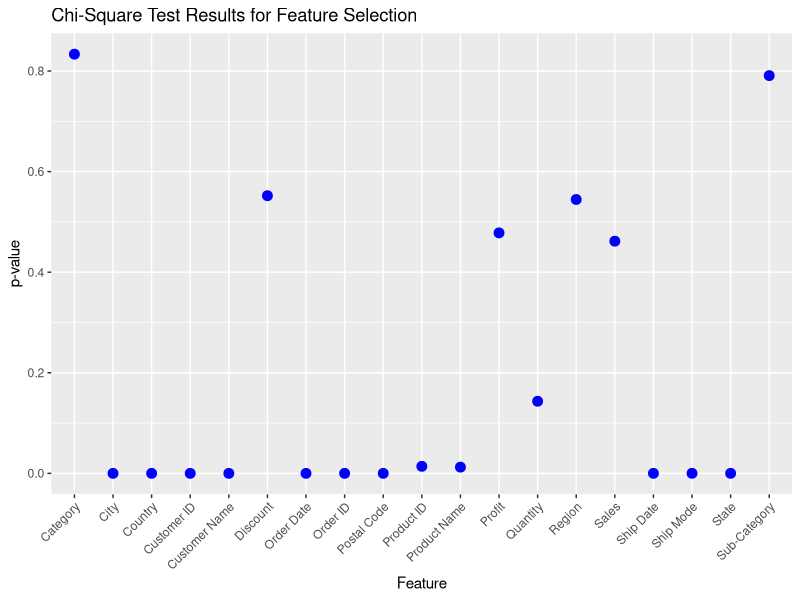
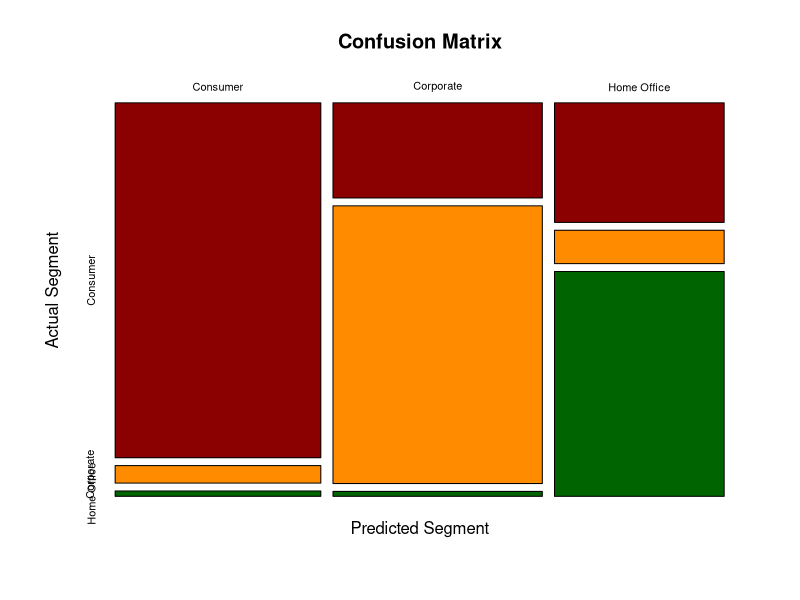

Generate these figures, in order, with R:
# Section I: Discovery ====

# Package to read xls
library(dplyr)
library("readxl")
library(e1071)
library(caret)
library(ggplot2)

# set working directory
setwd("C:/Users/Sofea Taufik/Documents/Y3S1/CPC351/Project")

# load dataset
sales <- read_excel("Electronic-store-sales-details.xls")

# Converting the attributes to categorical
sales$`Order ID` <- factor(sales$`Order ID`)
sales$`Ship Mode` <- factor(sales$`Ship Mode`)
sales$`Customer ID` <- factor(sales$`Customer ID`)
sales$`Customer Name` <- factor(sales$`Customer Name`)
sales$Segment <- factor(sales$Segment) # Predicted value
sales$Country <- factor(sales$Country)
sales$City <- factor(sales$City)
sales$State <- factor(sales$State)
sales$Region <- factor(sales$Region)
sales$`Product ID` <- factor(sales$`Product ID`)
sales$Category <- factor(sales$Category)
sales$`Sub-Category` <- factor(sales$`Sub-Category`)
sales$`Product Name` <- factor(sales$`Product Name`)

# View summary for data frame sale
summary(sales)

# Getting the class for output features
summary(sales$Segment) 
  # Multi-class classification 
  # (3; consumer, corporate, home office)

# Section II: Data Preparation ====

# Data preparation

# Check for null values
which(is.na(sales)) # no null values

# Check for duplicate rows
duplicate_indices <- which(duplicated(sales))

# View duplicate rows
duplicate_rows <- sales[duplicate_indices, ] # no duplicate rows

# Remove Row ID attribute because Order ID is already unique
clean_sales <- sales[, !(names(sales) %in% c("Row ID"))]

# Check for zero values and replace with a small non-zero value
clean_sales[ clean_sales == 0 ] <- 0.00000001

# Performing data normalisation for scale consistency
# Using range normalization
clean_sales$Sales <- (clean_sales$Sales - min(clean_sales$Sales)) / (max(clean_sales$Sales) - min(clean_sales$Sales))
clean_sales$Quantity <- (clean_sales$Quantity - min(clean_sales$Quantity)) / (max(clean_sales$Quantity) - min(clean_sales$Quantity))
clean_sales$Profit <- (clean_sales$Profit - min(clean_sales$Profit)) / (max(clean_sales$Profit) - min(clean_sales$Profit))

# View summary of data frame
summary(clean_sales)

# Training the model

# Feature Selection ====
# Perform feature selection using chi-square test
chi_sq_results <- sapply(clean_sales[, -which(names(clean_sales) == "Segment")], function(x) {
  chisq.test(table(x, clean_sales$Segment))$p.value
})

# Select features based on a threshold (p-value < 0.05)
selected_features <- names(chi_sq_results)[chi_sq_results < 0.05]

# Keep selected features with the target variable
selected_sales <- clean_sales[, c(selected_features, "Segment")]

# Visualising selected features according to p-value

# Create a data frame for visualization
chi_sq_data <- data.frame(Feature = names(chi_sq_results), p_value = chi_sq_results)

# Create a scatterplot with p-values
scatterplot_pvalue <- ggplot(chi_sq_data, aes(x = Feature, y = p_value)) +
  geom_point(color = "blue", size = 3) +  # Set point color and size
  labs(x = "Feature", y = "p-value", title = "Chi-Square Test Results for Feature Selection") +  # Set axis labels and title
  theme(axis.text.x = element_text(angle = 45, hjust = 1))  # Rotate x-axis labels for better visibility

# Display the scatterplot
print(scatterplot_pvalue)

# Splitting data set train-test (ratio 70:30)
set.seed(295) # for consistency
sample <- sample(c(TRUE, FALSE), nrow(selected_sales), replace = TRUE, prob = c(0.7, 0.3))
train_sales <- selected_sales[sample, ]
test_sales <- selected_sales[!sample, ]

# Section III: Model Planning and Development ====

# Build the Naive Bayes model
naive_bayes_model <- naiveBayes(Segment ~ ., data = train_sales)

# Print the summary of the model
print(naive_bayes_model)

# Section IV: Model Evaluation ====

# Make predictions on the test set
predictions <- predict(naive_bayes_model, newdata = test_sales)

# Create a confusion matrix
conf_matrix <- table(Predicted = predictions, Actual = test_sales$Segment)

# Ensure that the levels of the reference and data are the same
levels(test_sales$Segment) <- levels(predictions)

# Plot the confusion matrix
confusionMatrix_plot <- confusionMatrix(conf_matrix, reference = test_sales$Segment, mode = "everything")

# Display the plot
print(confusionMatrix_plot)

# Display summary statistics for numerical variables
summary(sales[, sapply(sales, is.numeric)])

# Display summary for categorical variables
sapply(sales[, !sapply(sales, is.numeric)], function(x) table(x))

# Define a custom color palette
custom_palette <- c("darkred", "darkorange", "darkgreen", "darkblue")

# Plot the confusion matrix
plot(confusionMatrix_plot$table, col = custom_palette, 
     main = "Confusion Matrix", 
     xlab = "Predicted Segment", 
     ylab = "Actual Segment")
